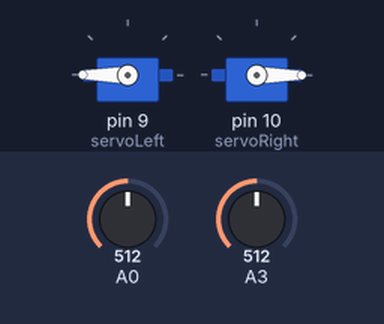
Bench run of a sketch on a simulated Arduino Uno, built with avr-gcc and run on an emulated ATmega328P. Parts: 2 × servo. The inputs (shaded band) are chosen by the test bench; at power-on: A0 = 512, A3 = 512.

Above: at 2.2 s.
2.3 s: A0 set to 484
At 3.0 s:
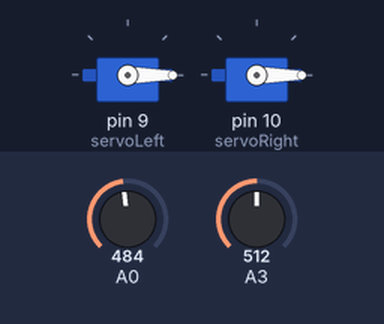
3.8 s: A0 set to 510
At 4.2 s:
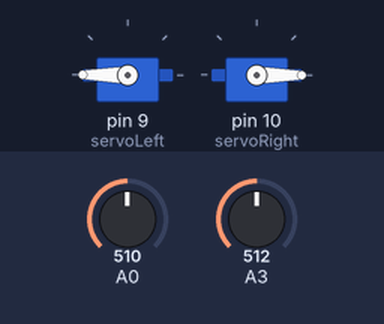
5.3 s: A3 set to 484
At 6.5 s:
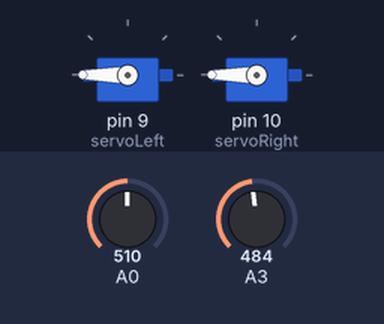
6.8 s: A3 set to 510
At 7.7 s:
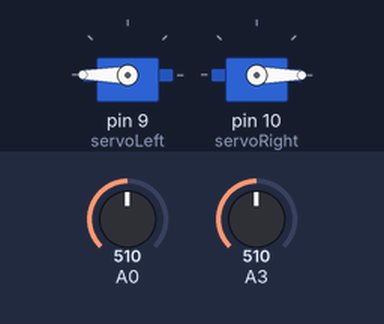
Timing chart, 0 to 9.3 s (numbered marks = the images above; inputs shaded):
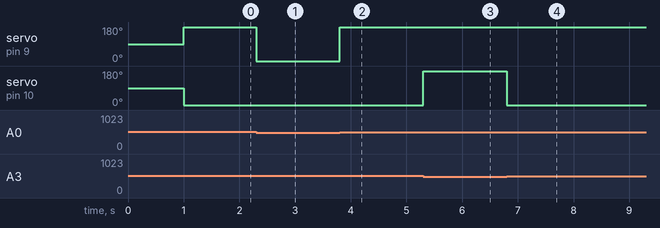

Measured:
- the behaviour switches between 500 and 499 on A0 (found by bisection; images 0 and 1)
- the behaviour switches between 500 and 499 on A3 (found by bisection; images 2 and 3)
- after the input at 2.3 s, servo on pin 9 (servoLeft): 180° → 0° at once
- after the input at 3.8 s, servo on pin 9 (servoLeft): 0° → 180° at once
- after the input at 5.3 s, servo on pin 10 (servoRight): 0° → 180° at once
- after the input at 6.8 s, servo on pin 10 (servoRight): 180° → 0° at once

The sketch:

m01_2.ino
```cpp
#include <Servo.h>

Servo servoLeft;
Servo servoRight;

int threshhold = 500;
int ticker = 0;
void setup() {
  servoLeft.attach(9);
  servoRight.attach(10);
  delay(1000);
}

void loop() {            // Loop through motion tests
  int frontLeftSensor = analogRead(A3);
  int frontRightSensor = analogRead(A0);
  if ((frontLeftSensor > threshhold) && (frontRightSensor > threshhold) && (ticker != 0)) {
    turnRight();
    delay(600);
    ticker = ticker + 1;
  }
  else if ((frontRightSensor > threshhold) && (frontRightSensor > threshhold) && (ticker = 0)){
    moveForward();
    delay(100);
  }
  else if ((frontRightSensor > threshhold) && (frontLeftSensor < threshhold)) {
    turnRight();
  }
  else if ((frontRightSensor < threshhold) && (frontLeftSensor > threshhold)) {
    turnLeft();
  }
  else {
    moveForward();
  }
}

// Motion routines for forward, reverse, turns, and stop
void moveForward() {
  servoLeft.write(180);
  servoRight.write(0);
}

void slightRight() {
  servoLeft.write(0);
  servoRight.write(0);
}

void slightLeft() {
  servoLeft.write(100);
  servoRight.write(70);
}

void moveBackwards() {
  servoLeft.write(0);
  servoRight.write(180);
}

void turnLeft() {
  servoLeft.write(0);
  servoRight.write(0);
}

void turnRight() {
  servoLeft.write(180);
  servoRight.write(180);
}
```
